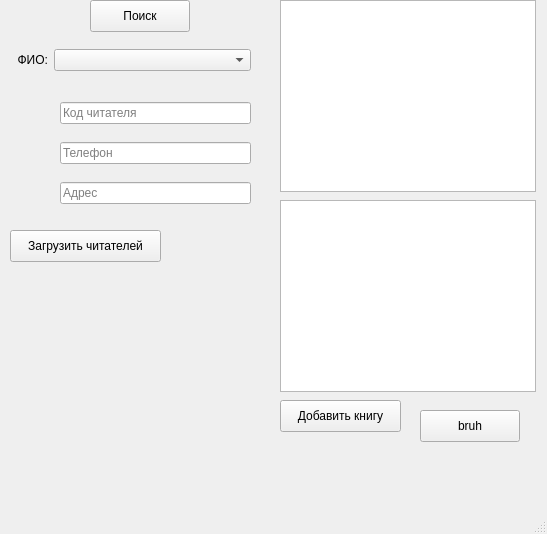
<?xml version="1.0" encoding="UTF-8"?>
<ui version="4.0">
 <class>MainWindow</class>
 <widget class="QMainWindow" name="MainWindow">
  <property name="geometry">
   <rect>
    <x>0</x>
    <y>0</y>
    <width>547</width>
    <height>534</height>
   </rect>
  </property>
  <property name="windowTitle">
   <string>MainWindow</string>
  </property>
  <widget class="QWidget" name="centralwidget">
   <widget class="QPushButton" name="pushButton">
    <property name="geometry">
     <rect>
      <x>10</x>
      <y>230</y>
      <width>151</width>
      <height>32</height>
     </rect>
    </property>
    <property name="text">
     <string>Загрузить читателей</string>
    </property>
   </widget>
   <widget class="QWidget" name="verticalLayoutWidget">
    <property name="geometry">
     <rect>
      <x>60</x>
      <y>90</y>
      <width>191</width>
      <height>127</height>
     </rect>
    </property>
    <layout class="QVBoxLayout" name="verticalLayout">
     <item>
      <widget class="QLineEdit" name="id">
       <property name="readOnly">
        <bool>true</bool>
       </property>
       <property name="placeholderText">
        <string>Код читателя</string>
       </property>
      </widget>
     </item>
     <item>
      <widget class="QLineEdit" name="phone">
       <property name="readOnly">
        <bool>true</bool>
       </property>
       <property name="placeholderText">
        <string>Телефон</string>
       </property>
      </widget>
     </item>
     <item>
      <widget class="QLineEdit" name="addr">
       <property name="readOnly">
        <bool>true</bool>
       </property>
       <property name="placeholderText">
        <string>Адрес</string>
       </property>
      </widget>
     </item>
    </layout>
   </widget>
   <widget class="QWidget" name="gridLayoutWidget">
    <property name="geometry">
     <rect>
      <x>-150</x>
      <y>40</y>
      <width>401</width>
      <height>41</height>
     </rect>
    </property>
    <layout class="QGridLayout" name="gridLayout">
     <property name="verticalSpacing">
      <number>-1</number>
     </property>
     <item row="0" column="1">
      <widget class="QComboBox" name="comboBox">
       <property name="minimumSize">
        <size>
         <width>100</width>
         <height>0</height>
        </size>
       </property>
      </widget>
     </item>
     <item row="0" column="0">
      <widget class="QLabel" name="label">
       <property name="text">
        <string>ФИО:</string>
       </property>
       <property name="alignment">
        <set>Qt::AlignRight|Qt::AlignTrailing|Qt::AlignVCenter</set>
       </property>
      </widget>
     </item>
    </layout>
   </widget>
   <widget class="QListWidget" name="listWidget">
    <property name="geometry">
     <rect>
      <x>280</x>
      <y>0</y>
      <width>256</width>
      <height>192</height>
     </rect>
    </property>
   </widget>
   <widget class="QPushButton" name="addBook">
    <property name="geometry">
     <rect>
      <x>280</x>
      <y>400</y>
      <width>121</width>
      <height>32</height>
     </rect>
    </property>
    <property name="text">
     <string>Добавить книгу</string>
    </property>
   </widget>
   <widget class="QListWidget" name="listWidget_2">
    <property name="geometry">
     <rect>
      <x>280</x>
      <y>200</y>
      <width>256</width>
      <height>192</height>
     </rect>
    </property>
   </widget>
   <widget class="QPushButton" name="add">
    <property name="geometry">
     <rect>
      <x>420</x>
      <y>410</y>
      <width>100</width>
      <height>32</height>
     </rect>
    </property>
    <property name="text">
     <string>bruh</string>
    </property>
   </widget>
   <widget class="QPushButton" name="pushButton_2">
    <property name="geometry">
     <rect>
      <x>90</x>
      <y>0</y>
      <width>100</width>
      <height>32</height>
     </rect>
    </property>
    <property name="text">
     <string>Поиск</string>
    </property>
   </widget>
  </widget>
  <widget class="QMenuBar" name="menubar">
   <property name="geometry">
    <rect>
     <x>0</x>
     <y>0</y>
     <width>547</width>
     <height>24</height>
    </rect>
   </property>
  </widget>
  <widget class="QStatusBar" name="statusbar"/>
 </widget>
 <resources/>
 <connections/>
</ui>
